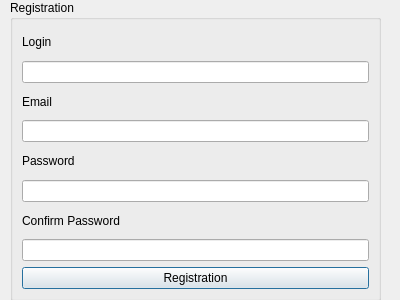
<?xml version="1.0" encoding="UTF-8"?>
<ui version="4.0">
 <class>Registration</class>
 <widget class="QDialog" name="Registration">
  <property name="geometry">
   <rect>
    <x>0</x>
    <y>0</y>
    <width>400</width>
    <height>300</height>
   </rect>
  </property>
  <property name="windowTitle">
   <string>Registration</string>
  </property>
  <widget class="QGroupBox" name="groupBox">
   <property name="geometry">
    <rect>
     <x>10</x>
     <y>0</y>
     <width>371</width>
     <height>301</height>
    </rect>
   </property>
   <property name="title">
    <string>Registration</string>
   </property>
   <layout class="QGridLayout" name="gridLayout">
    <item row="5" column="0">
     <widget class="QLineEdit" name="lineEdit_3"/>
    </item>
    <item row="1" column="0">
     <widget class="QLineEdit" name="lineEdit"/>
    </item>
    <item row="2" column="0">
     <widget class="QLabel" name="label_2">
      <property name="text">
       <string>Email</string>
      </property>
     </widget>
    </item>
    <item row="7" column="0">
     <widget class="QLineEdit" name="lineEdit_4"/>
    </item>
    <item row="6" column="0">
     <widget class="QLabel" name="label_4">
      <property name="text">
       <string>Confirm Password</string>
      </property>
     </widget>
    </item>
    <item row="3" column="0">
     <widget class="QLineEdit" name="lineEdit_2"/>
    </item>
    <item row="4" column="0">
     <widget class="QLabel" name="label_3">
      <property name="text">
       <string>Password</string>
      </property>
     </widget>
    </item>
    <item row="0" column="0">
     <widget class="QLabel" name="label">
      <property name="text">
       <string>Login</string>
      </property>
     </widget>
    </item>
    <item row="8" column="0">
     <widget class="QPushButton" name="pushButton">
      <property name="text">
       <string>Registration</string>
      </property>
     </widget>
    </item>
   </layout>
  </widget>
 </widget>
 <resources/>
 <connections/>
</ui>
